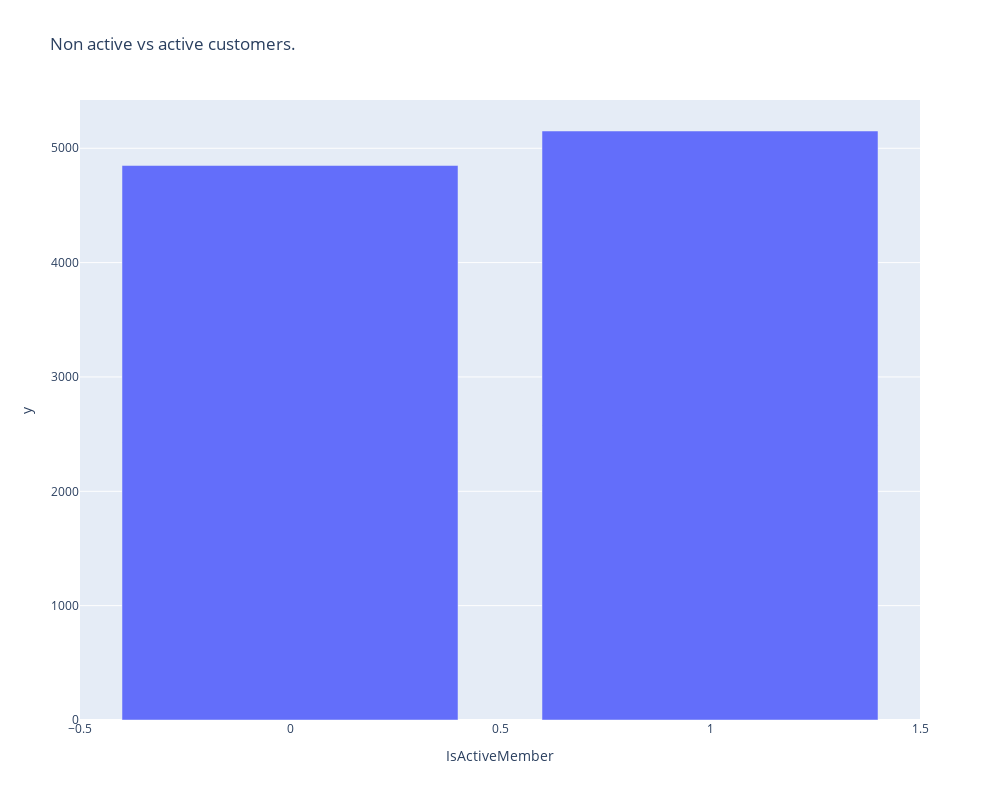

Here is the notebook cell this chart was saved with:
### Code cell
fig=px.bar(active,x=active.index,y=active.values,title="Non active vs active customers.")
fig.update_layout(width=1000,height=800)

fig.write_html("Non active vs active.html")
fig.show()

### Figure 1 — Plotly figure (JSON) as saved in the notebook; plotly's stock layout.template omitted (floating-point values rounded to 4 significant figures)
{"data": [{"alignmentgroup": "True", "hovertemplate": "IsActiveMember=%{x}<br>y=%{y}<extra></extra>", "legendgroup": "", "marker": {"color": "#636efa", "pattern": {"shape": ""}}, "name": "", "offsetgroup": "", "orientation": "v", "showlegend": false, "textposition": "auto", "type": "bar", "x": [1, 0], "xaxis": "x", "y": [5151, 4849], "yaxis": "y"}], "layout": {"barmode": "relative", "height": 800, "legend": {"tracegroupgap": 0}, "title": {"text": "Non active vs active customers."}, "width": 1000, "xaxis": {"anchor": "y", "domain": [0, 1], "title": {"text": "IsActiveMember"}}, "yaxis": {"anchor": "x", "domain": [0, 1], "title": {"text": "y"}}}}
